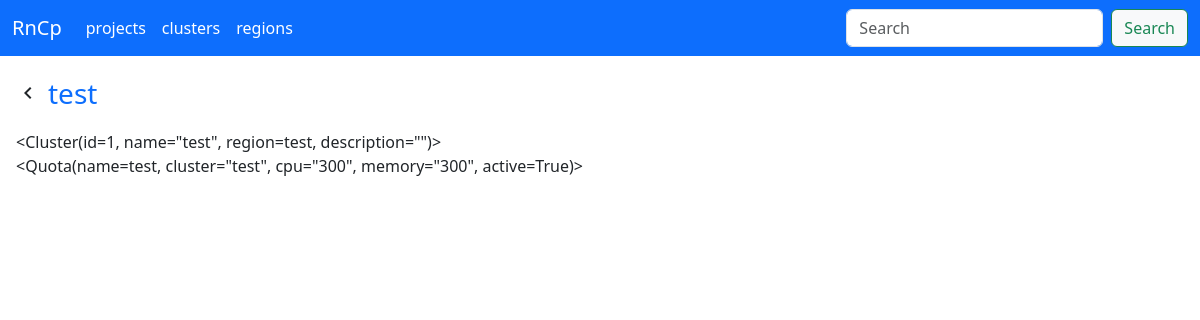
Page /ci/clusters/1 on the committed database.
### models/rcnp/Cluster.py (models this page shows)
class Cluster(BaseModel):
    __tablename__ = 'cluster'  # Name of the database table
    id = Column(Integer, primary_key=True, autoincrement=True)
    name = Column(String(255), nullable=False)
    description = Column(String(1000))
    active = Column(Boolean, nullable=False, default=False)
    cpu = Column(Integer)
    memory = Column(Integer)
    region_id = Column(Integer, ForeignKey('region.id'), nullable=False)
    api_key = Column(String(36), nullable=False,
                     default=lambda: str(uuid.uuid4()))
    region = relationship('Region', back_populates='clusters')
    quotas = relationship('Quota', back_populates='cluster')
    def __repr__(self):
        return f'<Cluster(id={self.id}, name="{self.name}", region={self.region.name}, description="{self.description}")>'

### models/rcnp/Region.py (models this page shows, shortened)
class Region(BaseModel):
    __tablename__ = 'region'  # Name of the database table
    id = Column(Integer, primary_key=True, autoincrement=True)
    name = Column(String(255), nullable=False)
    description = Column(String(1000))
    country = Column(String(2), nullable=False)
    active = Column(Boolean, nullable=False, default=True)
    clusters = relationship('Cluster', back_populates='region')

### models/rcnp/Quota.py (models this page shows)
class Quota(BaseModel):
    __tablename__ = 'quota'  # Name of the database table
    id = Column(Integer,
                primary_key=True, autoincrement=True)
    project_id = Column(Integer, ForeignKey('project.id'), nullable=False)
    cluster_id = Column(Integer, ForeignKey('cluster.id'), nullable=False)
    cpu = Column(Integer, nullable=False)
    memory = Column(Integer, nullable=False)
    name = Column(String(255), nullable=False, unique=True)
    active = Column(Boolean, nullable=False, default=False)
    stages = relationship('Stage', back_populates='quota')
    cluster = relationship('Cluster', back_populates='quotas')
    project = relationship('Project', back_populates='quotas')
    def __repr__(self):
        return f'<Quota(name={self.name}, cluster="{self.cluster.name}", cpu="{self.cpu}", memory="{self.memory}", active={self.active})>'

### routes/ci/__init__.py (the view)
@ci_api.route('/clusters/<int:cluster_id>', methods=['GET', 'POST'])
def cluster_detail(cluster_id):
    cluster: Cluster = Cluster.query.filter_by(id=cluster_id).first()
    if cluster:
        return render_template('cluster_detail.html', cluster=cluster)
    return redirect("/ci/clusters", code=302)

### models/Base.py (called while the page is built)
    def __get__(self, _, owner_cls):
        return self.fget(owner_cls)

    @class_property
    def query(cls):
        return cls.session.query(cls)

    @class_property
    def session(cls):
        return gen_session()

### utils/db.py (called while the page is built, shortened)
def gen_session(url=get_env_variable("datasource.url", "sqlite:///pi-gate.db")) -> scoped_session:
    return engines[url]

### templates/cluster_detail.html (shortened to what this page needs)
{% extends "base.html" %} {% block title %}{{cluster.name}}{% endblock title %}
{% block body %}
<div class="p-3">
  <div class="d-flex align-items-center justify-content-start pb-3">
    <span class="material-icons"> navigate_before </span>
    <a
      class="text-primary d-flex flex-column px-2 text-decoration-none"
      href="{{ url_for('root.ci.clusters') }}"
    >
      <span class="fs-3">{{cluster.name}}</span>
    </a>
  </div>
  <div>{{cluster}}</div>
  <div>{% for quota in cluster.quotas  %}
    <siv>{{quota}}</div>
    {% endfor %}</div>
{% endblock body %}

### templates/base.html (shortened to what this page needs)
<!DOCTYPE html>
<html lang="en">
  <head>
    <link
      href="https://cdn.jsdelivr.net/npm/bootstrap@5.3.2/dist/css/bootstrap.min.css"
      rel="stylesheet"
    />
  </head>
  <body style="max-width: 100vw; max-height: 100vh" class="d-flex flex-column">
    <nav class="navbar navbar-expand-lg navbar-dark bg-primary">
      <div class="container-fluid">
        <a class="navbar-brand" href="{{ url_for('root.ci.index') }}">RnCp</a>
        <div class="collapse navbar-collapse" id="navbarTogglerDemo03">
          <ul class="navbar-nav me-auto mb-2 mb-lg-0">
            {% for nav in ['projects','clusters', 'regions'] %}
            <li class="nav-item">
              <a
                class="nav-link active"
                aria-current="page"
                href="{{ url_for('root.ci.'+nav) }}"
                >{{nav}}</a
              >
            </li>
            {% endfor %}
          </ul>
          <form class="d-flex">
            <input
              class="form-control me-2"
              name="search"
              type="search"
              placeholder="Search"
              aria-label="Search"
            />
            <button class="btn btn-outline-success btn-light" type="submit">
              Search
            </button>
          </form>
        </div>
      </div>
    </nav>
    <main class="d-flex flex-column flex-1 overflow-scroll">
      {% block body %}{% endblock body %}
    </main>
  </body>
</html>

### rows in the picture
Cluster: name "test", id+name+description "<Cluster(id=1, name=\"test\", region=test, description=\"\")>"
Quota: name+cpu+memory "<Quota(name=test, cluster=\"test\", cpu=\"300\", memory=\"300\", active=True)>"

### other values in the picture
{{ nav }} "projects" "clusters" "regions"
